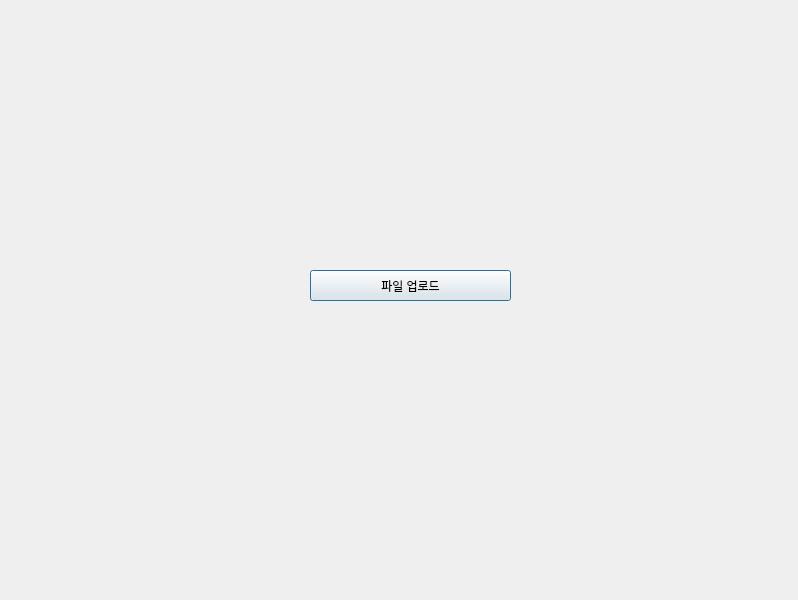
<?xml version="1.0" encoding="UTF-8"?>
<ui version="4.0">
 <class>Dialog</class>
 <widget class="QDialog" name="Dialog">
  <property name="geometry">
   <rect>
    <x>0</x>
    <y>0</y>
    <width>798</width>
    <height>600</height>
   </rect>
  </property>
  <property name="windowTitle">
   <string>Dialog</string>
  </property>
  <property name="windowIcon">
   <iconset>
    <normaloff>imgs/fb.png</normaloff>imgs/fb.png</iconset>
  </property>
  <widget class="QPushButton" name="pushButton">
   <property name="geometry">
    <rect>
     <x>310</x>
     <y>270</y>
     <width>201</width>
     <height>31</height>
    </rect>
   </property>
   <property name="text">
    <string>파일 업로드</string>
   </property>
  </widget>
 </widget>
 <resources/>
 <connections/>
</ui>
